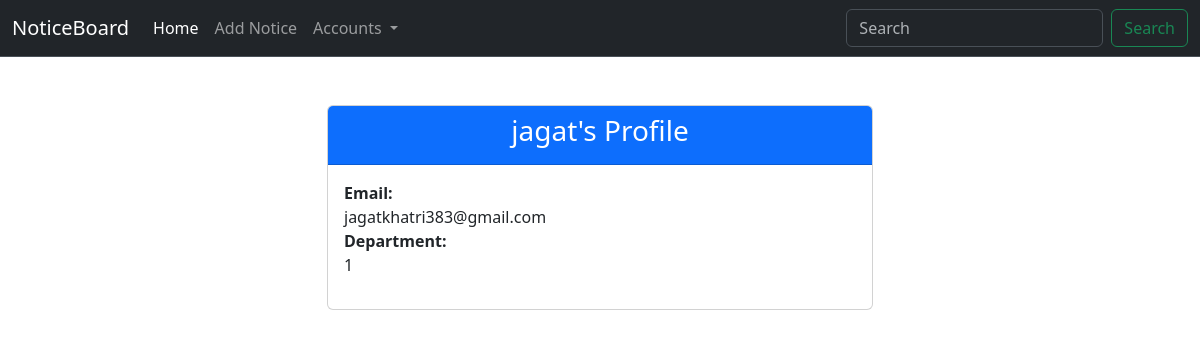
The page /auth/profile/ (signed in) on the database its author committed.
### accounts/models.py (models this page shows)
class CustomUser(AbstractUser):
    email = models.EmailField(unique=True)
    role = models.CharField(max_length=10, choices=[('member', 'Member'), ('CR', 'Class Representative'), ('dean', 'Dean')], default='member')
    department = models.CharField(max_length=50, default=1)
    semester = models.IntegerField(default=1)

### accounts/views.py (the view)
# urls.py: path('profile/', profile_view, name='profile'),
@login_required
def profile_view(request):
    user = request.user
    context = {'user': user}
    return render(request, 'auth/profile.html', context)

### accounts/templates/auth/profile.html (shortened to what this page needs)
{% extends 'base.html' %}
{% block content %}
<div class="container mt-5">
    <div class="row justify-content-center">
        <div class="col-md-6">
            <div class="card">
                <div class="card-header bg-primary text-white">
                    <h3 class="text-center">{{ user.username }}'s Profile</h3>
                </div>
                <div class="card-body">
                    <div class="mb-3">
                        <label class="fw-bold">Email:</label>
                        <p class="mb-0">{{ user.email }}</p>
                        <label class="fw-bold">Department:</label>
                        <p class="mb-0">{{user.department}}</p>
                    </div>
                </div>
            </div>
        </div>
    </div>
</div>
{% endblock %}

### rows shown on the page
CustomUser: username "jagat", email "jagatkhatri383@gmail.com", department "1"
